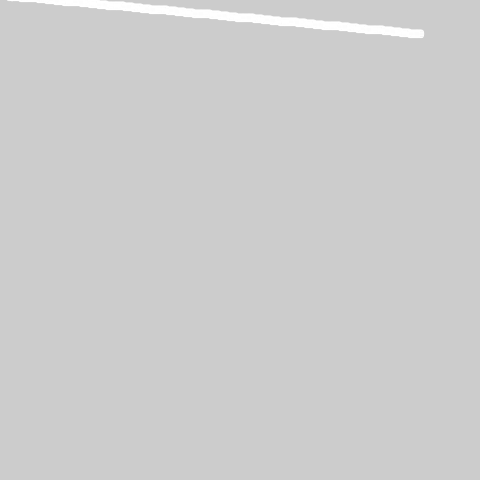
Frame 1 (no input)
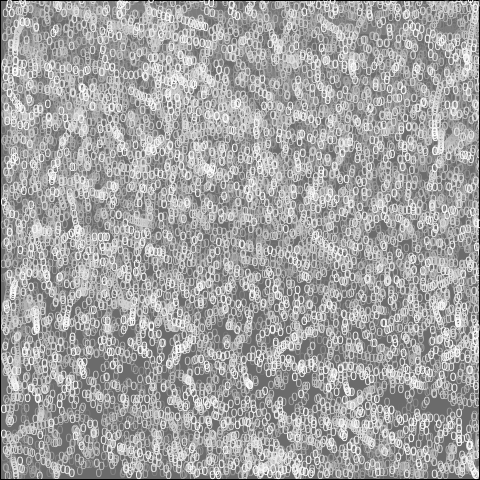
Frame 60 (no input)
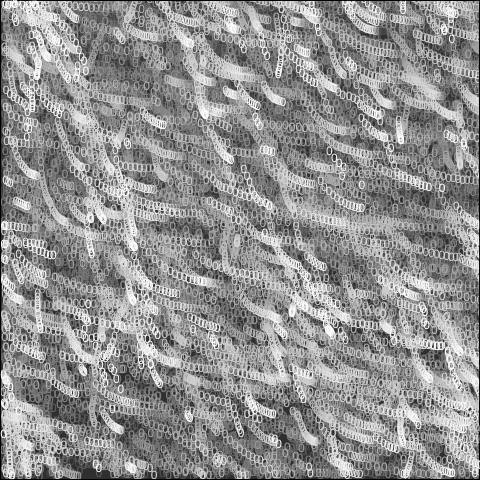
Frame 120 (the mouse pressed at the canvas centre since frame 60)

The p5.js sketch that drew these frames (run headless with seeded random() and noise() and a simulated clock; from frame 60 on, the mouse is pressed at the canvas centre):

// p5.js sketch
// ── sketch.js
// https://editor.p5js.org/jht9629-nyu/sketches/0pF0A9RIv
// matt-parker-10_15-Tired
// https://github.com/madparker/-p5t/blob/main/%23p5t/ArtSketch/10_15_2020/Tired/Tired.pde
// #p5t/ArtSketch/10_15_2020/Tired/Tired.pde

class P {
  constructor() {
    this.x = 0;
    this.y = 0;
    this.u = Math.trunc(c / 9); // Java int division
    this.s = c;
  }

  d() {
    for (const o of p)
      if (dist(o.x, o.y, this.x, this.y) < 9) {
        this.s += (this.x - o.x) / 9;
        this.u += this.y - o.y;
      }
    this.s *= 0.96;
    this.u *= 0.8;
    this.x += this.s + c;
    this.y += this.u + c;
    fill(255, this.u * c); // fill(-1, u*c)
    text(0, (this.x %= c), (this.y %= c));
  }
}

let c = 0;
let p = new Array(480);

function setup() {
  createCanvas(480, 480); // frame.setSize(c, c) in draw(); c reaches 480 on frame 1
  background(204); // Processing default background
}

function draw() {
  fill(0, 3);
  square(0, 0, c);
  while (c < 480) p[c++] = new P();
  for (const o of p) o.d();
}

// ---- Original Processing source: #p5t/ArtSketch/10_15_2020/Tired/Tired.pde
/*
class P{float x,y,u=c/9,s=c;void d(){for(P o:p)if(dist(o.x,o.y,x,y)<9){s+=(x-o.x)/9;u+=y-o.y;}s*=.96;u*=.8;x+=s+c;y+=u+c;fill(-1,u*c);text(0,x%=c,y%=c);}}int c;P[] p=new P[480];void draw(){frame.setSize(c,c);fill(0,3);square(0,0,c);while(c<480)p[c++]=new P();for(P o:p)o.d();}
*/
